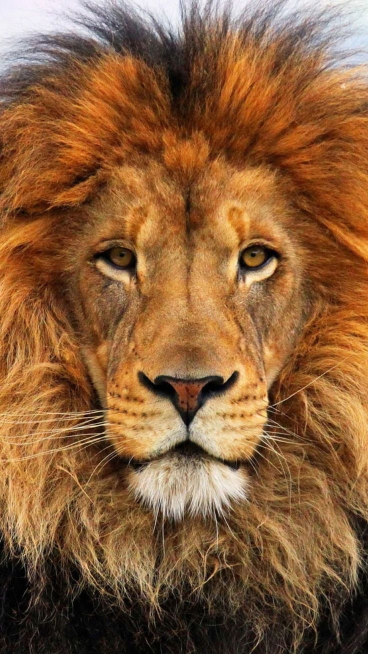
#> input picture Basics of Machine Learning/CA2/notebooks/lion.jpg, 736 x 1308 px (shown at 1/2 size)
$ jupyter execute --allow-errors ML_HW1_810101459.ipynb
#> lines starting #> are read from the running program, lines starting #| are printed output that depends on the picture
# Q5

## 1. Imports & Parameters

[cell 1]
import math, random, statistics, numpy as np
import matplotlib.pyplot as plt
from dataclasses import dataclass
from PIL import Image
from IPython.display import clear_output
random.seed(7); np.random.seed(7)

IMAGE_PATH = 'lion.jpg'
ROWS, COLS = 5, 5

PROFILE_LEN = 40
EDGE_PROFILE_DOWNSAMPLE = PROFILE_LEN

POP_SIZE = 500
GENERATIONS = 500
TOURNAMENT_K = 5
ELITE = 4
CROSSOVER_RATE = 0.9
MUTATION_RATE = 0.35
ROTATION_RATE = 0.18

ALPHA_COLOR = 0.015
BETA_PROFILE = 1.0

SHOW_EVERY = 1

## 2. Load & Slice Image

[cell 2]
@dataclass
class Piece:
    pid: int
    image: np.ndarray

def load_image(path):
#> called with path = 'lion.jpg'
    img = Image.open(path).convert('RGB')
#> img is the input picture: PIL image 736x1308 RGB; mean R, G, B 137.7, 95.2, 59.6
    return np.asarray(img, dtype=np.float32)

def slice_into_pieces(img, rows, cols):
#> called with rows = 5, cols = 5
    H, W, _ = img.shape
#> H = 1308; W = 736
    ph, pw = H // rows, W // cols
#> ph = 261; pw = 147
    pieces = []
    pid = 0
    for r in range(rows):
        for c in range(cols):
            patch = img[r*ph:(r+1)*ph, c*pw:(c+1)*pw].copy()
            pieces.append(Piece(pid, patch))
            pid += 1
#> after the loop, pid = 25; pieces = 25 items
    return pieces

original_img = load_image(IMAGE_PATH)
pieces = slice_into_pieces(original_img, ROWS, COLS)
#> pieces = 25 items
N = len(pieces)
#> N = 25
ph, pw, _ = pieces[0].image.shape
#> ph = 261; pw = 147


ORIENTATIONS = [0,1,2,3] if ph == pw else [0]  # 0,90,180,270
#> ORIENTATIONS = [0]
ORIENT_COUNT = len(ORIENTATIONS)
#> ORIENT_COUNT = 1
print(f'Pieces: {N}, piece size: {ph}x{pw}, allowed rotations: {ORIENTATIONS}')
#| Pieces: 25, piece size: 261x147, allowed rotations: [0]

## 3. Edge Descriptors

[cell 3]
def extract_edge_pixels(arr, side):
    if side == 0: edge = arr[0, :, :]
    elif side == 1: edge = arr[:, -1, :]
    elif side == 2: edge = arr[-1, :, :]
    else: edge = arr[:, 0, :]
    return edge.reshape(-1,3)

def downsample_profile(edge_pixels, target_len):
    L = edge_pixels.shape[0]
    idx = np.linspace(0, L-1, target_len).astype(int)
    prof = edge_pixels[idx]
    prof = prof - prof.mean(axis=0, keepdims=True)
    prof = prof.flatten()
    norm = np.linalg.norm(prof) + 1e-9
    return prof / norm

def edge_descriptor(image_arr, side):
    edge = extract_edge_pixels(image_arr, side)
    mean_col = edge.mean(axis=0)
    profile = downsample_profile(edge, EDGE_PROFILE_DOWNSAMPLE)
    return {'mean': mean_col, 'profile': profile}

descriptors = [[None]*ORIENT_COUNT for _ in range(N)]

for p in pieces:
    for oi, k in enumerate(ORIENTATIONS):
        rotated = np.rot90(p.image, k=k)
        desc_list = [edge_descriptor(rotated, side) for side in range(4)]
        descriptors[p.pid][oi] = desc_list
#> this loop made 25 passes
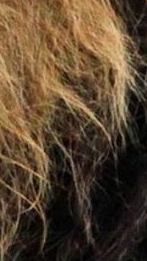
#> p.image: shape (261, 147, 3) float32; mean of channels 0, 1, 2 88.4, 68.5, 46.8; drawn as R, G, B
#> after the loop, descriptors = 25 items

## 4. Edge Fit

[cell 4]
# [8 lines left out: function edge_fit_score, not called in this run]

## 5. Individual & Fitness

[cell 5]
# [19 lines left out: functions evaluate, make_individual, not called in this run]

## 6. Selection, Crossover, Mutation

[cell 6]
def tournament(pop, k=TOURNAMENT_K):
    return max(random.sample(pop, k), key=lambda x: x['fitness'])

# [29 lines left out: functions order_crossover, mutate, not called in this run]

## 7. Reconstruction Helper

[cell 7]
# [11 lines left out: function reconstruct_image, not called in this run]

## 8. GA Loop (With Per-Generation Display)

#> (a cell that did not finish here is left out)

## 9. Final Arrangement Summary

#> (a cell that did not finish here is left out)

# Q12

[cell 10]
import numpy as np
import matplotlib.pyplot as plt
from matplotlib.colors import LogNorm

def f(x):
    x1, x2 = x[0], x[1]
    return 100.0*(x2 - x1**2)**2 + (1.0 - x1)**2

def grad(x):
    x1, x2 = x[0], x[1]
    g1 = -400.0*x1*(x2 - x1**2) - 2.0*(1.0 - x1)
    g2 = 200.0*(x2 - x1**2)
    return np.array([g1, g2])

def hess(x):
    x1, x2 = x[0], x[1]
    H11 = 1200.0*x1**2 - 400.0*x2 + 2.0
    H12 = -400.0*x1
    H22 = 200.0
    return np.array([[H11, H12],[H12, H22]])


def gradient_descent(x0, alpha=0.001, max_iters=5000, tol=1e-6):
#> called with x0 = array of shape (2,), alpha = 0.001, max_iters = 50000, tol = 1e-06
    x = x0.copy().astype(float)
    xs = [x.copy()]
    fs = [f(x)]
    grads = [np.linalg.norm(grad(x))]
    for k in range(max_iters):
        g = grad(x)
        if np.linalg.norm(g) < tol:
            break
        x = x - alpha * g
        xs.append(x.copy())
        fs.append(f(x))
        grads.append(np.linalg.norm(grad(x)))
    return np.array(xs), np.array(fs), np.array(grads)


def backtracking_ls(x, p, alpha0=1.0, rho=0.5, c=1e-4):
    alpha = alpha0
    fx = f(x)
    gx = grad(x)
    while f(x + alpha * p) > fx + c * alpha * gx.dot(p):
        alpha *= rho
    return alpha


def newton(x0, max_iters=200, tol=1e-6):
    x = x0.copy().astype(float)
    xs = [x.copy()]
    fs = [f(x)]
    grads = [np.linalg.norm(grad(x))]
    for k in range(max_iters):
        g = grad(x)
        ng = np.linalg.norm(g)
        if ng < tol:
            break
        H = hess(x)
        try:
            p = np.linalg.solve(H, -g)
        except np.linalg.LinAlgError:
            print('Hessian singular at iter', k)
            break
        x = x + p
        xs.append(x.copy())
        fs.append(f(x))
        grads.append(np.linalg.norm(grad(x)))
    return np.array(xs), np.array(fs), np.array(grads)


x0 = np.array([-1.2, 1.0])


xs_gd, fs_gd, grads_gd = gradient_descent(x0, alpha=0.001, max_iters=50000, tol=1e-6)


def gd_backtracking(x0, max_iters=2000, tol=1e-6):
#> called with x0 = array of shape (2,), max_iters = 2000, tol = 1e-06
    x = x0.copy().astype(float)
    xs = [x.copy()]
    fs = [f(x)]
    grads = [np.linalg.norm(grad(x))]
    for k in range(max_iters):
        g = grad(x)
        if np.linalg.norm(g) < tol:
            break
        p = -g
        alpha = backtracking_ls(x, p, alpha0=1.0, rho=0.5, c=1e-4)
        x = x + alpha * p
        xs.append(x.copy())
        fs.append(f(x))
        grads.append(np.linalg.norm(grad(x)))
    return np.array(xs), np.array(fs), np.array(grads)

xs_gd_bt, fs_gd_bt, grads_gd_bt = gd_backtracking(x0, max_iters=2000, tol=1e-6)


xs_nt, fs_nt, grads_nt = newton(x0, max_iters=200, tol=1e-6)


print('GD fixed: iters =', len(fs_gd)-1, 'f(x) =', fs_gd[-1], '||grad|| =', grads_gd[-1])
print('GD backtracking: iters =', len(fs_gd_bt)-1, 'f(x) =', fs_gd_bt[-1], '||grad|| =', grads_gd_bt[-1])
print('Newton: iters =', len(fs_nt)-1, 'f(x) =', fs_nt[-1], '||grad|| =', grads_nt[-1])

x1s = np.linspace(-2, 2, 400)
x2s = np.linspace(-1, 3, 400)
X1, X2 = np.meshgrid(x1s, x2s)
Z = 100.0*(X2 - X1**2)**2 + (1.0 - X1)**2

plt.figure(figsize=(10,4))
#> (this line was passed over: IPython is not available in this run)
plt.subplot(1,2,1)
#> (this line was passed over: IPython is not available in this run)
levels = np.logspace(-3, 3, 25)
plt.contour(X1, X2, Z, levels=levels, norm=LogNorm(), cmap='viridis')
#> (this line was passed over: IPython is not available in this run)
plt.plot(xs_gd[:,0], xs_gd[:,1], 'o-', markersize=3, label='GD fixed')
#> (this line was passed over: IPython is not available in this run)
plt.plot(xs_gd_bt[:,0], xs_gd_bt[:,1], 's-', markersize=4, label='GD backtracking')
#> (this line was passed over: IPython is not available in this run)
plt.plot(xs_nt[:,0], xs_nt[:,1], 'x-', markersize=6, label='Newton')
#> (this line was passed over: IPython is not available in this run)
plt.plot(1,1,'r*',markersize=10,label='min (1,1)')
#> (this line was passed over: IPython is not available in this run)
plt.legend()
plt.title('Trajectories on contours (log levels)')
plt.xlabel('x1')
plt.ylabel('x2')

plt.subplot(1,2,2)
plt.plot(np.log10(fs_gd + 1e-30), label='GD fixed')
plt.plot(np.log10(fs_gd_bt + 1e-30), label='GD backtracking')
plt.plot(np.log10(fs_nt + 1e-30), label='Newton')
plt.xlabel('Iteration')
plt.ylabel('log10 f(x_k)')
plt.legend()
plt.title('log10 f vs iteration')
plt.tight_layout()
plt.show()


print('\nSummary:')
print('GD fixed (alpha=0.001): final f =', fs_gd[-1], 'iters =', len(fs_gd)-1)
print('GD backtracking: final f =', fs_gd_bt[-1], 'iters =', len(fs_gd_bt)-1)
print('Newton (full step): final f =', fs_nt[-1], 'iters =', len(fs_nt)-1)
